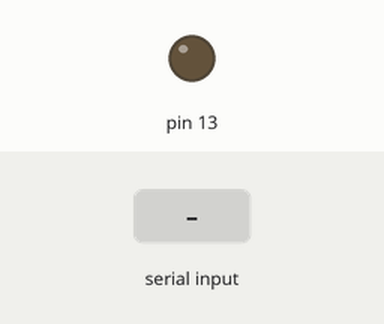
A sketch run on a simulated Arduino Uno, built with avr-gcc and run on an emulated ATmega328P. Parts: output pins drawn as LEDs (lit = HIGH). The inputs (shaded band) are chosen by the test bench.

Above: at 1.2 s.
1.3 s: "o" received over Serial
At 2.4 s:
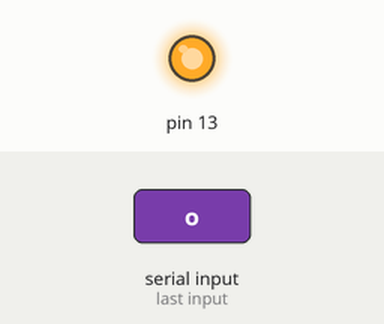
2.8 s: "f" received over Serial
At 3.6 s:
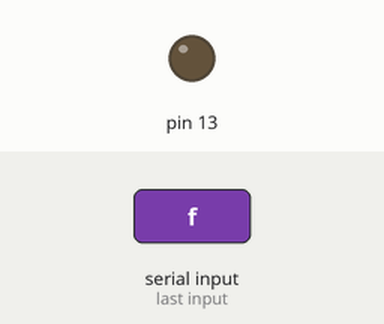
Timing chart, 0 to 5.8 s (numbered marks = the images above; inputs shaded):
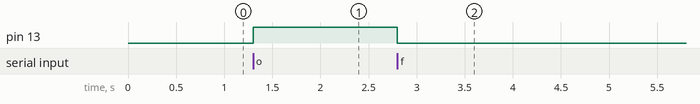

Measured:
- after the input at 1.3 s, pin 13: LOW → HIGH at once
- after the input at 2.8 s, pin 13: HIGH → LOW at once

The sketch:

RX.ino
```cpp
void setup() {
pinMode(13,OUTPUT);
Serial.begin(9600);
}

void loop() {
  if(Serial.available()>0)
  {

  char d=Serial.read();

  switch(d)
  {

  case 'o':
  digitalWrite(13,HIGH);
  break;


  case 'f':
  digitalWrite(13,LOW);
  break;


  }


  }

}
```
